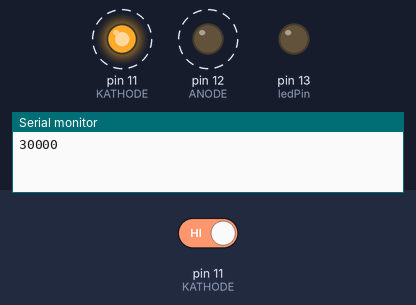
Recording of a sketch running on a simulated Arduino Uno, built with avr-gcc and run on an emulated ATmega328P. Parts: output pins drawn as LEDs (lit = HIGH), the last lines printed to the serial monitor. Dashed ring = blinking. The inputs (shaded band) are chosen by the test bench; at power-on: pin 11 (KATHODE) HIGH.

Above: at 0.71 s.
1.3 s: pin 11 (KATHODE) driven LOW
At 1.3 s:
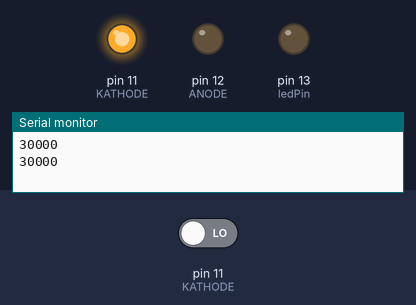
2.8 s: pin 11 (KATHODE) driven HIGH
At 3.3 s:
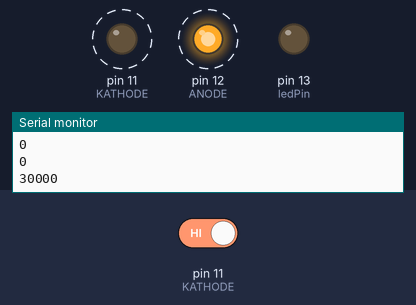
Timing chart, 0 to 11.8 s (numbered marks = the images above; inputs shaded):
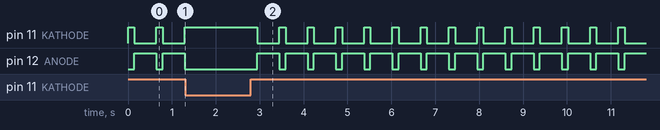

The sketch:

LED_Helligkeitsmessung.pde
```cpp
/*
  Blink

 Turns on an LED on for one second, then off for one second, repeatedly.

 The circuit:
 * LED connected from digital pin 13 to ground.

 * Note: On most Arduino boards, there is already an LED on the board
 connected to pin 13, so you don't need any extra components for this example.


 Created 1 June 2005
 By David Cuartielles

 http://arduino.cc/en/Tutorial/Blink

 based on an orginal by H. Barragan for the Wiring i/o board

 */

int ledPin =  13;    // LED connected to digital pin 13

// The setup() method runs once, when the sketch starts

void setup()   {
  // initialize the digital pin as an output:
  pinMode(ledPin, OUTPUT);
  pinMode(12, OUTPUT);
  Serial.begin(9600);
}

// the loop() method runs over and over again,
// as long as the Arduino has power

int val=0;


/* Haut nicht recht hin ???
 */
void adWandler() {
  if (val < 60 ) {
  pinMode(11, OUTPUT);
  digitalWrite(11, LOW);
  digitalWrite(ledPin, HIGH);   // set the LED on
  digitalWrite(12, HIGH);   // set the LED on
  analogWrite(0, 0);
  delay(500); // wait for a second
  }

  digitalWrite(ledPin, LOW);    // set the LED off
  digitalWrite(12, LOW);    // set the LED off
  digitalWrite(11, LOW);
  pinMode(11, INPUT);
  //delay(800);           // wait for a second

  val = 0;
  for (int i=0; i<10; i++) {
    delay(2);
    val += analogRead(0);
  }
  val = val / 10;
  //Serial.println(val);
  //delay(200);
}

#define ANODE 12
#define KATHODE 11

unsigned int getBrightness() {
  unsigned int j;

  // Apply reverse voltage, charge up the pin and led capacitance
  pinMode(ANODE,OUTPUT);
  pinMode(KATHODE,OUTPUT);
  digitalWrite(KATHODE,HIGH);
  digitalWrite(ANODE,LOW);
  delay(1);

  // Isolate the pin 2 end of the diode
  pinMode(KATHODE,INPUT);
  digitalWrite(KATHODE,LOW);  // turn off internal pull-up resistor

  // Count how long it takes the diode to bleed back down to a logic zero
  for ( j = 0; j < 30000; j++) {
    if ( digitalRead(KATHODE)==0) break;
  }

  return j;
}

void loop()
{
  unsigned int bright;
  bright = getBrightness();
  if (bright > 29500) {
    pinMode(ANODE,OUTPUT);
    pinMode(KATHODE,OUTPUT);
    digitalWrite(KATHODE,LOW);
    digitalWrite(ANODE,HIGH);
  }
  Serial.println(bright);
  delay(500);
}
```

Measured:
- after the input at 1.3 s, pin 11 (KATHODE): stops changing and stays HIGH; pin 12 (ANODE): stops changing and stays LOW
- after the input at 2.8 s, pin 11 (KATHODE): alternates HIGH for 0.14 s and LOW for 0.50 s, starting after 0.15 s; pin 12 (ANODE): alternates HIGH for 0.50 s and LOW for 0.14 s, starting after 0.15 s
- by itself, pin 11 (KATHODE): alternates HIGH for 0.14 s and LOW for 0.50 s
- by itself, pin 12 (ANODE): alternates HIGH for 0.50 s and LOW for 0.14 s
